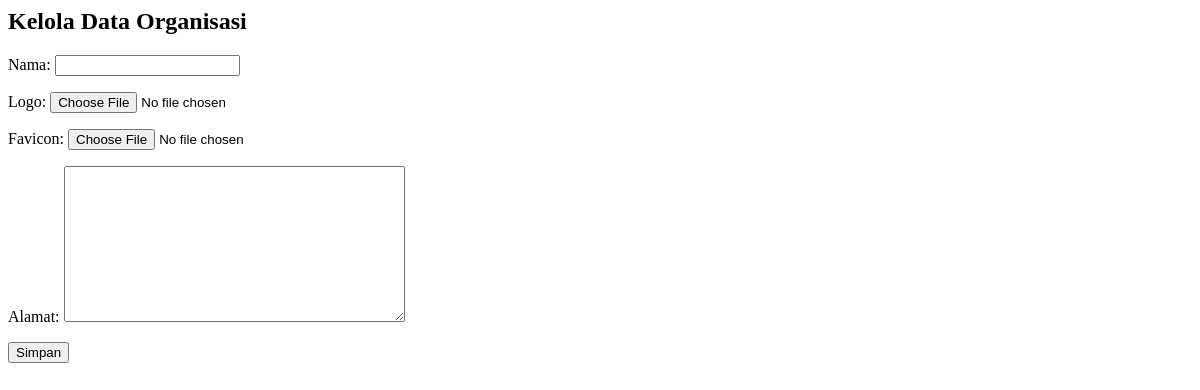
Before: /setting/kelola/ (signed in) with the older database file.
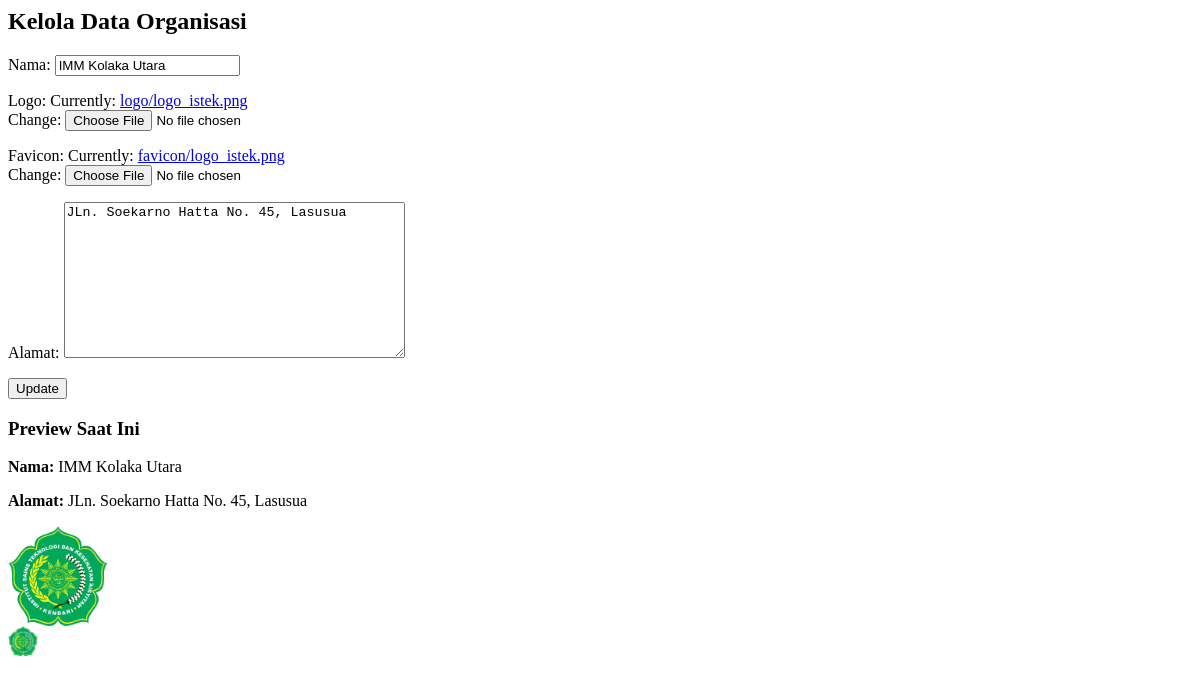
After: the same page with the newer database file.
### setting_app/models.py (models this page shows, shortened)
class Organisasi(models.Model):
    nama = models.CharField(max_length=255)
    logo = models.ImageField(upload_to='logo/')
    favicon = models.ImageField(upload_to='favicon/')
    alamat = models.TextField()

### setting_app/views.py (the view)
# urls.py: path('kelola/', views.kelola_organisasi, name='kelola_organisasi'),
@user_passes_test(is_admin)
def kelola_organisasi(request):
    organisasi = Organisasi.objects.first()  # Ambil satu-satunya data
    if request.method == 'POST':
        form = OrganisasiForm(request.POST, request.FILES, instance=organisasi)
        if form.is_valid():
            form.save()
            return redirect('kelola_organisasi')
    else:
        form = OrganisasiForm(instance=organisasi)
    return render(request, 'setting_app/kelola_organisasi.html', {
        'form': form,
        'organisasi': organisasi,
    })

### setting_app/forms.py
class OrganisasiForm(forms.ModelForm):
    class Meta:
        model = Organisasi
        fields = ['nama', 'logo', 'favicon', 'alamat']

### setting_app/views.py (called while the page is built)
def is_admin(user):
    return user.is_superuser

### setting_app/templates/setting_app/kelola_organisasi.html (shortened to what this page needs)
<h2>Kelola Data Organisasi</h2>
<form method="POST" enctype="multipart/form-data">
    {{ form.as_p }}
    <button type="submit">
        {% if organisasi %} Update {% else %} Simpan {% endif %}
    </button>
</form>
{% if organisasi %}
    <h3>Preview Saat Ini</h3>
    <p><strong>Nama:</strong> {{ organisasi.nama }}</p>
    <p><strong>Alamat:</strong> {{ organisasi.alamat }}</p>
    {% if organisasi.logo %}
        <img src="{{ organisasi.logo.url }}" width="100"><br>
    {% endif %}
    {% if organisasi.favicon %}
        <img src="{{ organisasi.favicon.url }}" width="30"><br>
    {% endif %}
{% endif %}

Changed rows visible on the page:
added Organisasi: nama "IMM Kolaka Utara", alamat "JLn. Soekarno Hatta No. 45, Lasusua", logo (picture), favicon (picture)
Other visible differences:
text no longer shown: "Nama: Logo: Favicon: Alamat: Simpan"
text now shown: "Nama: Logo: Currently: logo/logo_istek.png Change: Favicon: Currently: favicon/logo_istek.png Change: Alamat: Update Preview Saat Ini Nama: Alamat:"
